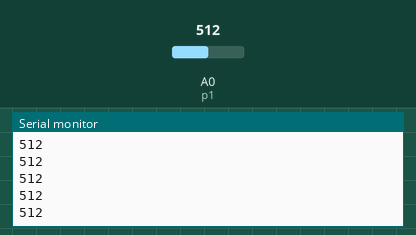
Simulated run of this sketch. Board: Arduino Uno, built with avr-gcc and run on an emulated ATmega328P. Shown: the last lines printed to the serial monitor. The inputs (shaded band) are chosen by the test bench; at power-on: A0 (p1) = 512.

Above: at 1.2 s.
1.3 s: A0 (p1) set to 716
At 2.3 s:
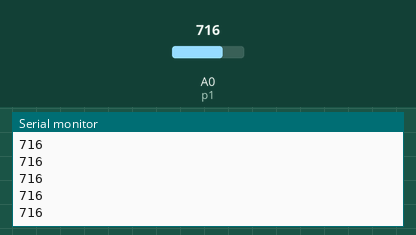
2.8 s: A0 (p1) set to 900
At 3.5 s:
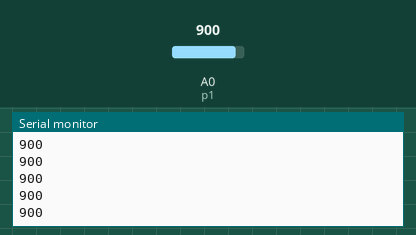
Timing chart, 0 to 5.8 s (numbered marks = the images above; inputs shaded):
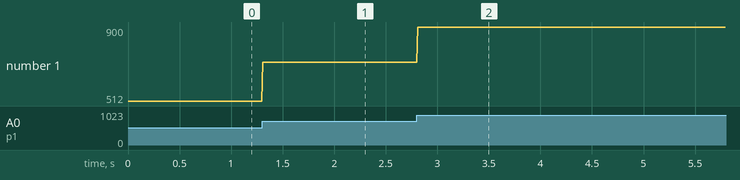

Measured:
- after the input at 1.3 s, the serial monitor: prints a new line at once (image 1)
- after the input at 2.8 s, the serial monitor: prints a new line at once (image 2)
- plotted number 1: 512 → 716 after the input at 1.3 s, 716 → 900 after the input at 2.8 s

The sketch:

Cardio.ino
```cpp
int p1= 0;
int l1= 13;
int se;
void setup() {
Serial.begin(9600);
}

void loop(){
  se = analogRead(p1);
  Serial.println(se);
  delay(10);
}
```
